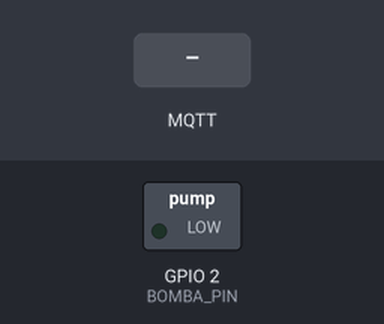
Recording of a sketch running on a simulated ESP32. Parts: switched loads named in the sketch (green lamp = pin HIGH). Inputs (shaded band) come from the test bench. WiFi joins after 1.5 s; servers stay silent unless stated; random numbers use the default seed unless the sketch sets one; no MQTT or app messages arrive unless stated; what the sketch prints to the serial monitor is not drawn.

Above: at 2.7 s.
2.8 s: MQTT message "ON" arrives on the first subscribed topic
At 3.8 s:
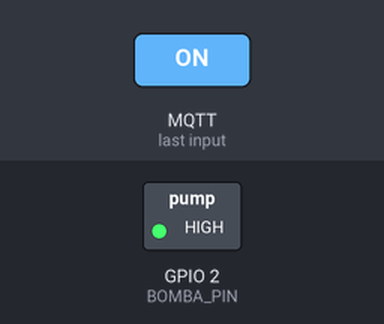
4.3 s: MQTT message "OFF" arrives on the first subscribed topic
At 4.9 s:
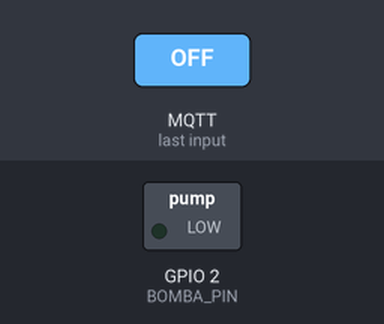
Timing chart, 0 to 7.3 s (numbered marks = the images above; inputs shaded):
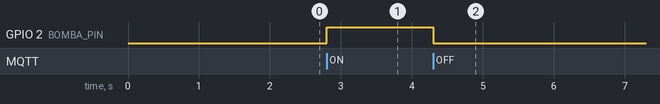

Measured:
- after the input at 2.8 s, GPIO 2 (BOMBA_PIN): LOW → HIGH at once
- after the input at 4.3 s, GPIO 2 (BOMBA_PIN): HIGH → LOW at once

The sketch:

hidroponia.ino
```cpp
/*
 * ============================================================
 *  Hidroponía IoT — ESP32  [MODO PRUEBA — valores simulados]
 *  ESCOM — Sistema de Monitoreo y Control
 * ============================================================
 *
 *  Este sketch NO requiere sensores físicos.
 *  Genera valores aleatorios realistas y los publica por MQTT
 *  para probar el flujo completo:
 *    ESP32 → Mosquitto → bridge.py → Firebase → Dashboard/App
 *
 *  Librería requerida (instalar en Arduino IDE):
 *    - PubSubClient  by Nick O'Leary  (MQTT)
 *
 *  Placa: ESP32 Dev Module
 * ============================================================
 */

#include <WiFi.h>
#include <PubSubClient.h>

// ── WiFi ──────────────────────────────────────────────────────
const char* WIFI_SSID     = "PIXEL";
const char* WIFI_PASSWORD = "123456789";

// ── MQTT Broker (IP local de tu PC) ──────────────────────────
const char* MQTT_BROKER    = "10.150.131.146";    // IP del PC (Wi-Fi hotspot PIXEL)
const int   MQTT_PORT      = 1883;
const char* MQTT_CLIENT_ID = "esp32_hidroponia";

// ── Tópicos ───────────────────────────────────────────────────
const char* TOPIC_TEMP  = "escom/iot/hidroponia/sensores/temperatura";
const char* TOPIC_HUM   = "escom/iot/hidroponia/sensores/humedad";
const char* TOPIC_NIVEL = "escom/iot/hidroponia/sensores/nivel_agua";
const char* TOPIC_BOMBA = "escom/iot/hidroponia/actuadores/bomba";

// ── Pin bomba (relé) ──────────────────────────────────────────
#define BOMBA_PIN  2    // LED integrado ESP32 (GPIO 2) — activo en HIGH

// ── Intervalo de publicación ──────────────────────────────────
const unsigned long INTERVALO_MS = 5000;  // cada 5 segundos

// ── Valores simulados (varían suavemente entre ciclos) ────────
float simTemp  = 22.0;   // °C   rango normal: 18–26
float simHum   = 60.0;   // %    rango normal: 50–70
float simNivel = 18.0;   // cm   rango normal: 10–30

// ── Objetos ───────────────────────────────────────────────────
WiFiClient   wifiClient;
PubSubClient mqtt(wifiClient);

unsigned long ultimaPublicacion = 0;

// =============================================================
//  WiFi
// =============================================================
void conectarWiFi() {
  Serial.print("\nConectando a WiFi");
  WiFi.begin(WIFI_SSID, WIFI_PASSWORD);
  while (WiFi.status() != WL_CONNECTED) {
    delay(500);
    Serial.print(".");
  }
  Serial.println("\nWiFi OK — IP: " + WiFi.localIP().toString());
}

// =============================================================
//  MQTT — callback (mensajes entrantes)
// =============================================================
void onMensaje(char* topic, byte* payload, unsigned int len) {
  String msg = "";
  for (unsigned int i = 0; i < len; i++) msg += (char)payload[i];

  Serial.println("MQTT entrada [" + String(topic) + "] => " + msg);

  if (String(topic) == TOPIC_BOMBA) {
    if (msg == "ON") {
      digitalWrite(BOMBA_PIN, HIGH);   // LED ON
      Serial.println(">>> Bomba ENCENDIDA (LED ON)");
    } else if (msg == "OFF") {
      digitalWrite(BOMBA_PIN, LOW);    // LED OFF
      Serial.println(">>> Bomba APAGADA  (LED OFF)");
    }
  }
}

// =============================================================
//  MQTT — conexión con reintentos
// =============================================================
void conectarMQTT() {
  while (!mqtt.connected()) {
    Serial.print("Conectando a MQTT...");
    if (mqtt.connect(MQTT_CLIENT_ID)) {
      Serial.println(" OK");
      // Suscribirse al tópico de la bomba (QoS 1 — máximo de PubSubClient)
      mqtt.subscribe(TOPIC_BOMBA, 1);
      Serial.println("Suscrito: " + String(TOPIC_BOMBA));
    } else {
      Serial.println(" fallo rc=" + String(mqtt.state()) + " | reintento en 3s");
      delay(3000);
    }
  }
}

// =============================================================
//  Simulación — genera variaciones pequeñas y realistas
// =============================================================
float variar(float valor, float delta, float minVal, float maxVal) {
  // Suma un delta aleatorio pequeño y mantiene el valor en rango
  float cambio = ((float)random(-100, 100) / 100.0) * delta;
  valor += cambio;
  if (valor < minVal) valor = minVal;
  if (valor > maxVal) valor = maxVal;
  return valor;
}

// =============================================================
//  Setup
// =============================================================
void setup() {
  Serial.begin(115200);
  randomSeed(analogRead(0));  // semilla aleatoria con pin flotante

  pinMode(BOMBA_PIN, OUTPUT);
  digitalWrite(BOMBA_PIN, LOW);   // LED apagado por defecto (bomba OFF)

  conectarWiFi();

  mqtt.setServer(MQTT_BROKER, MQTT_PORT);
  mqtt.setCallback(onMensaje);
  mqtt.setKeepAlive(60);
}

// =============================================================
//  Loop
// =============================================================
void loop() {
  // Mantener conexión MQTT
  if (!mqtt.connected()) conectarMQTT();
  mqtt.loop();

  unsigned long ahora = millis();
  if (ahora - ultimaPublicacion < INTERVALO_MS) return;
  ultimaPublicacion = ahora;

  char buf[10];

  // ── Actualizar valores simulados ──────────────────────────
  simTemp  = variar(simTemp,  0.5, 16.0, 30.0);
  simHum   = variar(simHum,   1.0, 45.0, 75.0);
  simNivel = variar(simNivel, 0.8,  8.0, 32.0);

  // ── Publicar temperatura (QoS 0) ─────────────────────────
  dtostrf(simTemp, 5, 1, buf);
  mqtt.publish(TOPIC_TEMP, buf);
  Serial.println("[SIM] Temperatura : " + String(buf) + " °C");

  // ── Publicar humedad (QoS 0) ──────────────────────────────
  dtostrf(simHum, 5, 1, buf);
  mqtt.publish(TOPIC_HUM, buf);
  Serial.println("[SIM] Humedad     : " + String(buf) + " %");

  // ── Publicar nivel de agua (QoS 0) ────────────────────────
  dtostrf(simNivel, 5, 1, buf);
  mqtt.publish(TOPIC_NIVEL, buf);
  Serial.println("[SIM] Nivel agua  : " + String(buf) + " cm");

  Serial.println("────────────────────────");
}
```
